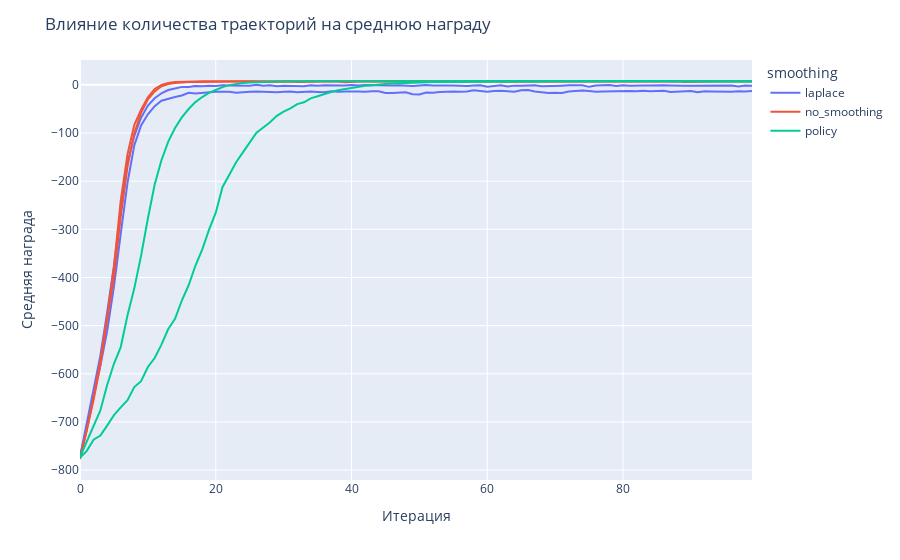

The notebook cell saved with this chart:
### Code cell
df_final = pd.DataFrame.from_dict(final_rewards)
df_final['smoothing'].fillna('no_smoothing', inplace=True)
df_grpd = df_final.groupby(['smoothing', 'iteration', 'l_value']).agg({'reward': 'mean'}).reset_index()
fig = px.line(df_grpd, x='iteration', y='reward', line_group='l_value', color='smoothing')
fig.update_layout(
    title = 'Влияние количества траекторий на среднюю награду',
    xaxis_title = 'Итерация',
    yaxis_title = 'Средняя награда',
)
